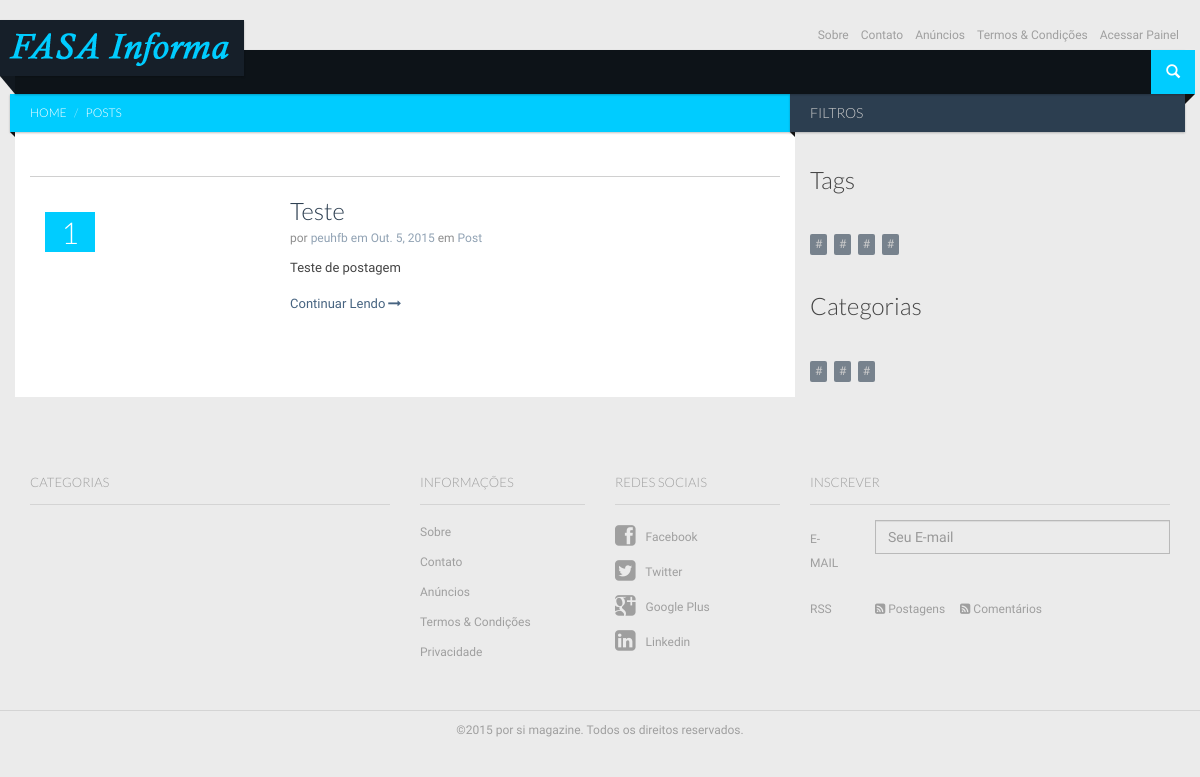
/posts/, run on the app's committed database.
### posts/models.py (models this page shows, shortened)
class Posts(models.Model):
	title 	           = models.CharField(max_length=100, null=False, blank=False)
	image_link         = models.CharField(max_length=200)
	short_description  = models.TextField(max_length=10000)
	content            = RichTextField()
	author             = models.ForeignKey(User, default=get_current_user)
	tags               = models.ManyToManyField('Tags')
	category           = models.ForeignKey('Categories')
	pub_date           = models.DateField(default=datetime.datetime.today())
	pub_hour           = models.TimeField(default=datetime.datetime.now())
	is_active          = models.BooleanField(default=True)
	slug               = models.SlugField(blank=True, max_length=100, unique=True)

class Categories(models.Model):
	name  = models.SlugField(max_length=50)

class Tags(models.Model):
	name  = models.SlugField(max_length=50)

### posts/views.py (the view)
class PostsList(ListView):
	model         = Posts
	template_name = 'posts/posts_list.html'
	def get_context_data(self, **kwargs):
		context = super(PostsList, self).get_context_data(**kwargs)
		context['posts']      = Posts.objects.all().order_by('-pub_date')
		context['categories'] = Categories.objects.all()
		context['tags']       = Tags.objects.all()
		return context

### posts/templates/posts/posts_list.html (shortened to what this page needs)
{% extends "homesite/base.html" %}
	{% block content %}
		<div id="main" class="container">
			<div id="content" class="content section row">
				<div class="col-md-8 bg-base col-lg-8 col-xl-9">
					<div class="ribbon ribbon-highlight">
						<ol class="breadcrumb ribbon-inner">
							<li><a href="{% url 'home' %}">Home</a></li>
							<li class="active">Posts</li>
						</ol>
					</div>
					<header class="page-header">
						<h2 class="page-title">
						</h2>
					</header>
					<div class="entries">
						{% for post in posts %}
							<article class="entry style-media media type-post">
								<div class="style-review-score">{{ post.id }}</div>
								<figure class="media-object pull-left entry-thumbnail">
								</figure>
								<div class="media-body">
									<header class="entry-header">
										<h3 class="entry-title">
											<a href="{% url 'post_detail' post.slug %}" rel="bookmark">{{ post.title }}</a>
										</h3>
										<div class="entry-meta">
											<span class="author">por <a href="blog.html">{{ post.author }}</a></span>
											<span class="entry-date"><a href="blog.html">em <time datetime="2013-07-04T23:26:34+00:00">{{ post.pub_date }}</time></a></span>
											<span class="category">em <a href="{% url 'posts_category_list' post.category.name %}">{{ post.category.name }}</a></span>
										</div>
									</header>
									<p>
										{{ post.short_description }}
										<a href="{% url 'post_detail' post.slug %}" class="more-link">Continuar Lendo<i class="icon icon-long-arrow-right"></i></a>
									</p>
								</div>
							</article>
						{% endfor %}
					</div>
				</div>
				<div class="sidebar col-md-4 col-lg-4 col-xl-3">
					<aside class="widget">
						<h2 class="widget-title ribbon"><span>Filtros</span></h2>
						<ul class="entries">
							<li class="entry style-score-widget">
								<div class="score-label entry-title"><h3>Tags</h3></div>
								<div class="tagcloud">
									{% for tag in tags %}
										<a href="{% url 'posts_tag_list' tag.name %}">{{ tag.label }}</a>
									{% endfor %}
								</div>
							</li>
							<li class="entry style-score-widget">
								<div class="score-label entry-title"><h3>Categorias</h3></div>
								<div class="tagcloud">
									{% for category in categories %}
										<a href="{% url 'posts_category_list' category.name %}">{{ category.label }}</a>
									{% endfor %}
								</div>
							</li>
						</ul>
					</aside>
				</div>
			</div>
		</div>
	{% endblock content %}

### homesite/static/css/base.css (style rules this page uses)
html, body { height: 100%; }
body { font-family: 'Droid Sans', sans-serif; font-size: 14px; line-height: 24px; }
h1, h2, h3, h4, h5, h6 { font-family: 'Lato', sans-serif; font-weight: 300; margin-bottom: 20px; }
.col-xl-1, .col-xl-2, .col-xl-3, .col-xl-4, .col-xl-5, .col-xl-6, .col-xl-7, .col-xl-8, .col-xl-9, .col-xl-10, .col-xl-11, .col-xl-12 { position: relative; min-height: 1px; padding-right: 15px; padding-left: 15px; }
#main { padding-top: 94px; position: relative; }
.page-header { border: none; margin-top: 15px; margin-bottom: 20px; border-bottom: 1px solid #ccc; }
.page-title, .page-title.full-page-title { font-size: 36px; line-height: 43px; margin-bottom: 5px; font-weight: 300; overflow: hidden; }
.section { position: relative; margin-bottom: 20px; *zoom: 1; }
.section:before, .section:after { display: table; line-height: 0; content: ""; }
.section:after { clear: both; }
.widget { margin-bottom: 20px; position: relative; }
.widget .widget-title.ribbon { font-size: 14px; line-height: 38px; font-weight: 300; }
@media (min-width: 768px) { .page-header { margin-top: 15px; margin-bottom: 15px; } }
@media (min-width: 768px) { .page-title, .page-title.full-page-title { font-size: 41px; line-height: 48px; } }
@media (min-width: 992px) { .page-header { margin-top: 15px; margin-bottom: 20px; } }
@media (min-width: 1200px) { .container { max-width: 1170px; } }
@media (min-width: 1200px) { .page-title { font-size: 46px; line-height: 53px; padding-bottom: 10px; } }

### homesite/static/colorschemes/default.css (style rules this page uses)
body { background-color: #ebebeb; color: #444444; }
a { color: #476481; }
.bg-base { background-color: #ffffff; }
.bg-base > .entries > .entry:not(.style-grid) .entry-title a { color: #2c3e50; }
.ribbon > a, .ribbon > span, .ribbon > .ribbon-inner { -webkit-box-shadow: 0 1px 2px 0 rgba(0, 0, 0, 0.25); -moz-box-shadow: 0 1px 2px 0 rgba(0, 0, 0, 0.25); box-shadow: 0 1px 2px 0 rgba(0, 0, 0, 0.25); background-color: #2c3e50; color: #cccccc; }
.ribbon > span, .ribbon > .ribbon-inner { color: #cccccc; }
.ribbon > span a, .ribbon > .ribbon-inner a { color: #cccccc; }
.ribbon.ribbon-highlight > a, .ribbon.ribbon-highlight > span, .ribbon.ribbon-highlight > .ribbon-inner { transition: background-color 0.5s ease; background-color: #00CCFF; color: #FFFFFF; }
.ribbon.ribbon-highlight > span, .ribbon.ribbon-highlight > .ribbon-inner { color: #FFFFFF; }
.ribbon.ribbon-highlight > span a, .ribbon.ribbon-highlight > .ribbon-inner a { color: #FFFFFF; }
.ribbon:after { border-right-color: #111; }
.style-review-score { background-color: #00CCFF; color: #FFFFFF; }
.page-header { border-bottom-color: #d0d0d0; }
.page-header .page-title { color: #2c3e50; }
.tagcloud a, .post-tags a { color: #cccccc; background-color: #2c3e50; background-color: rgba(43, 61, 79, 0.6); filter: progid:dximagetransform.microsoft.gradient(startColorstr='#99ffffff', endColorstr='#99ffffff'); -ms-filter: "progid:DXImageTransform.Microsoft.gradient(startColorstr=#992b3d4f, endColorstr=#992b3d4f)"; }
.breadcrumb > li.active { color: inherit; }
.breadcrumb > li + li:before { color: inherit; -webkit-opacity: 0.6; -moz-opacity: 0.6; opacity: 0.6; filter: alpha(opacity=60); }

### data on the page
Posts: id "1", title "Teste", author "peuhfb", pub_date "Out. 5, 2015", category.name "Post", short_description "Teste de postagem"
